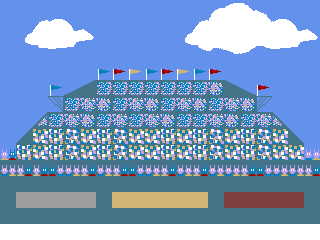

This game map was drawn from its Tiled (.tmx) file and the tilesets committed beside it. A one-line description and the full map source follow:
An orthogonal 20x15 tile map with 16x16 px tiles, 1 tile layer (Tile Layer 1).

<map version="1.5" tiledversion="1.7.2" orientation="orthogonal" renderorder="right-down" width="20" height="15" tilewidth="16" tileheight="16" infinite="0" nextlayerid="2" nextobjectid="1">
 <tileset firstgid="1" source="arena.tsx" />
 <layer id="1" name="Tile Layer 1" width="20" height="15">
  <data encoding="csv">
1,1,1,1,1,1,1,1,1,1,1,1,6,7,8,9,10,11,12,13,
1,19,20,25,26,27,1,1,1,1,1,19,20,21,22,23,24,25,26,27,
1,33,34,39,40,41,1,1,1,1,1,33,34,35,36,37,38,39,40,41,
1,1,1,53,54,55,1,1,1,1,1,1,48,49,50,51,52,53,54,1,
1,1,1,1,1,1,30,31,32,30,31,32,30,31,1,1,1,1,1,1,
1,1,1,30,85,86,44,44,44,44,44,44,44,46,99,100,31,1,1,1,
1,1,1,57,44,45,46,44,45,46,44,45,46,44,45,46,61,1,1,1,
1,1,43,44,45,46,44,45,44,45,46,44,44,45,46,44,45,47,1,1,
1,15,58,59,60,58,59,60,58,58,59,58,59,60,58,59,60,58,18,1,
71,59,58,59,60,58,59,60,58,58,59,58,59,60,58,59,60,58,58,75,
72,73,73,74,72,73,72,73,74,72,73,72,73,72,72,73,74,72,72,73,
3,3,3,3,3,3,3,3,3,3,3,3,3,3,3,3,3,3,3,3,
3,5,5,5,5,5,3,17,17,17,17,17,17,3,29,29,29,29,29,3,
3,3,3,3,3,3,3,3,3,3,3,3,3,3,3,3,3,3,3,3,
2,2,2,2,2,2,2,2,2,2,2,2,2,2,2,2,2,2,2,2
</data>
 </layer>
</map>